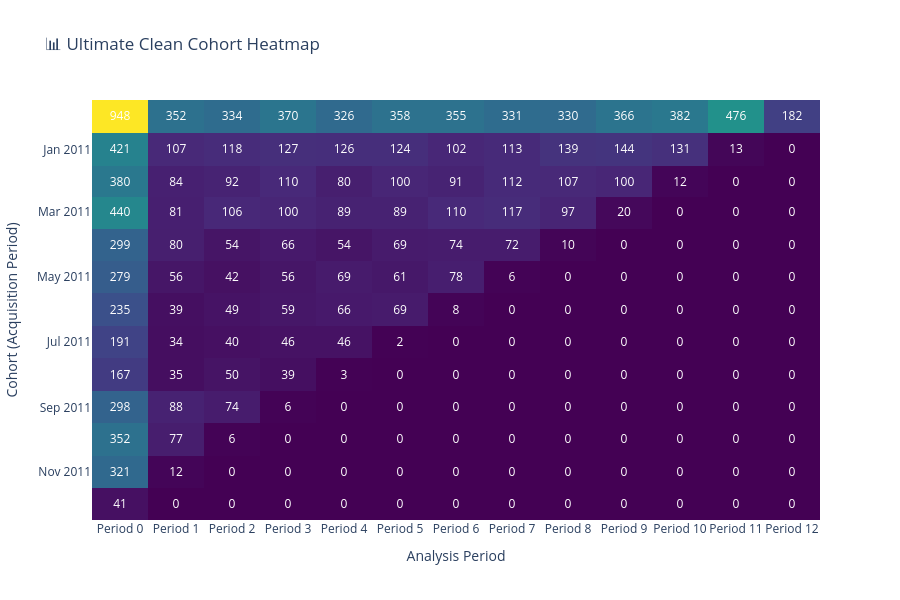

Notebook cell for this chart:
### Code cell
# 🚀 COMBINED: Both new features together
print("🎯 Creating the ultimate clean triangle heatmap...")

ultimate_heatmap = plot_cohort_heatmap(
    cohort_data=user_cohorts,
    title="📊 Ultimate Clean Cohort Heatmap",
    color_scale="Viridis",
    show_values=True,
    value_format=".0f",
    show_colorscale=False,  # Clean presentation
    reverse_y_axis=True,    # Triangle layout
    width=900,
    height=600
)

ultimate_heatmap.show()
print("🏆 Perfect combination: Clean + Triangle layout!")
print("📋 Ready for executive presentations and detailed analysis!")

### Figure 1 — Plotly figure (JSON) as saved in the notebook; plotly's stock layout.template omitted (floating-point values rounded to 4 significant figures; data arrays with more than 128 entries replaced by an {"elided": "..."} marker saying what was removed)
{"data": [{"colorscale": [[0, "#440154"], [0.1111, "#482878"], [0.2222, "#3e4989"], [0.3333, "#31688e"], [0.4444, "#26828e"], [0.5556, "#1f9e89"], [0.6667, "#35b779"], [0.7778, "#6ece58"], [0.8889, "#b5de2b"], [1, "#fde725"]], "hoverongaps": false, "showscale": false, "text": {"elided": "13x13 int values"}, "textfont": {"color": "white", "size": 12}, "texttemplate": "%{text:.0f}", "type": "heatmap", "x": ["Period 0", "Period 1", "Period 2", "Period 3", "Period 4", "Period 5", "Period 6", "Period 7", "Period 8", "Period 9", "Period 10", "Period 11", "Period 12"], "y": ["2010-12-01", "2011-01-01", "2011-02-01", "2011-03-01", "2011-04-01", "2011-05-01", "2011-06-01", "2011-07-01", "2011-08-01", "2011-09-01", "2011-10-01", "2011-11-01", "2011-12-01"], "z": {"elided": "13x13 int values"}}], "layout": {"font": {"size": 12}, "height": 600, "title": {"text": "📊 Ultimate Clean Cohort Heatmap"}, "width": 900, "xaxis": {"title": {"text": "Analysis Period"}}, "yaxis": {"autorange": "reversed", "title": {"text": "Cohort (Acquisition Period)"}}}}
